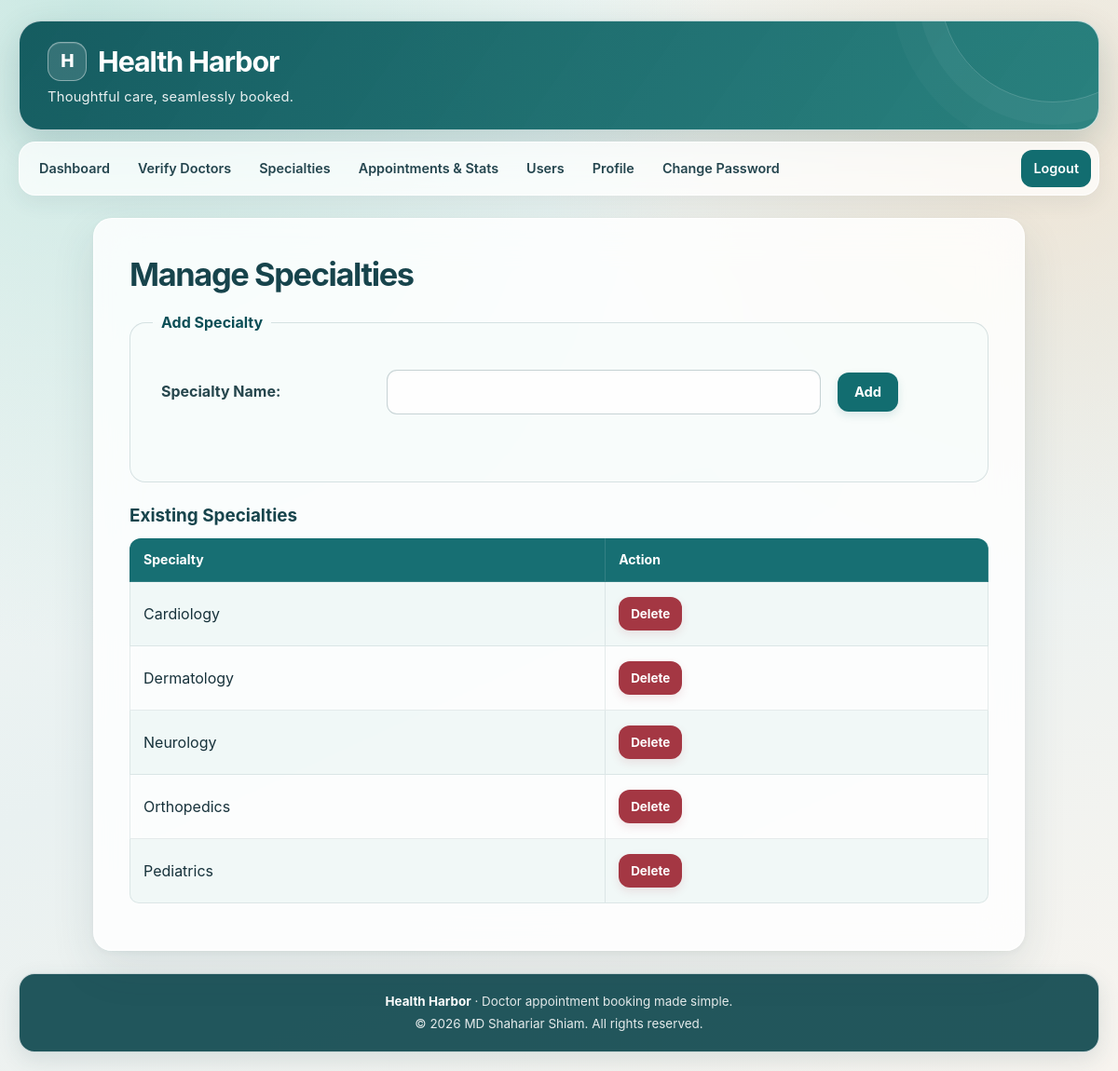
The app's page /View/manage_specialties.php (signed in) with its own data.
### tables this page shows
CREATE TABLE IF NOT EXISTS specialties (
    id   INT AUTO_INCREMENT PRIMARY KEY,
    name VARCHAR(100) NOT NULL UNIQUE
);

### Model/db.php (called while the page is built, shortened)
<?php
class db {
    function getSpecialties($connection) {
        return $connection->query("SELECT id, name FROM specialties ORDER BY name");
    }
}
?>

### View/manage_specialties.php (the view, shortened to what this page needs)
<?php
include "../Model/db.php";
$database   = new db();
$connection = $database->connection();
$specs      = $database->getSpecialties($connection);
?>
<!DOCTYPE html>
<html lang="en-US">
<head>
    <link rel="stylesheet" href="../Design/Style.css">
</head>
<body>
    <div class="header">
        <h2>Health Harbor</h2>
        <p>Thoughtful care, seamlessly booked.</p>
    </div>
    <?php include "nav.php"; ?>
    <div class="container">
        <h1>Manage Specialties</h1>
        <form method="post" action="../Controller/SpecialtyController.php" onsubmit="return validateSpecialty()">
            <fieldset>
                <legend>Add Specialty</legend>
                <table>
                    <tr>
                        <td><label for="specname">Specialty Name:</label></td>
                        <td><input type="text" id="specname" name="specname"></td>
                        <td><input class="btn" type="submit" value="Add"></td>
                    </tr>
                    <tr><td colspan="3"><p class="error" id="specnameError"></p></td></tr>
                </table>
            </fieldset>
        </form>
        <h3>Existing Specialties</h3>
        <table class="data">
            <tr><th>Specialty</th><th>Action</th></tr>
            <?php if ($specs && $specs->num_rows > 0): ?>
                <?php while ($s = $specs->fetch_assoc()): ?>
                    <tr>
                        <td><?php echo htmlspecialchars($s['name']); ?></td>
                        <td>
                            <form method="post" action="../Controller/SpecialtyController.php" style="display:inline" onsubmit="return confirm('Delete this specialty?')">
                                <button class="btn small btn-danger" type="submit">Delete</button>
                            </form>
                        </td>
                    </tr>
                <?php endwhile; ?>
            <?php else: ?>
                <tr><td colspan="2" class="empty">No specialties yet.</td></tr>
            <?php endif; ?>
        </table>
    </div>
    <?php include "footer.php"; ?>
</body>
</html>

### records on screen
specialties: name "Cardiology"
specialties: name "Dermatology"
specialties: name "Neurology"
specialties: name "Orthopedics"
specialties: name "Pediatrics"
